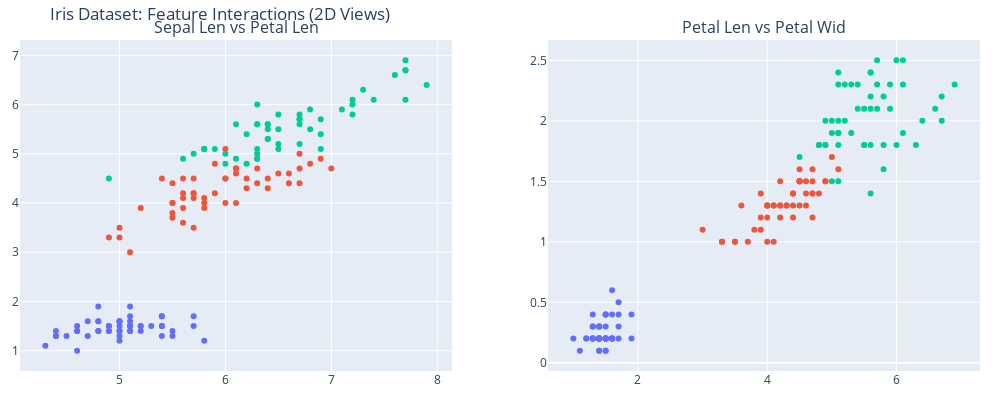

Notebook cell for this chart:
### Markdown cell above
In production, supervised learning is about far more than just accuracy. Data drift, label quality, and seamless system integration all shape model stability and business impact. Robust ML systems continuously monitor these factors, trigger retraining when needed, and adapt as data and requirements evolve. This is where engineering rigor meets architectural depth—ensuring models remain reliable, scalable, and aligned with real-world change.

### Code cell
# Visualize feature interactions: 2D scatter plots for two feature pairs
import plotly.subplots as sp
import plotly.express as px

fig = sp.make_subplots(rows=1, cols=2, subplot_titles=("Sepal Len vs Petal Len", "Petal Len vs Petal Wid"))

scatter1 = px.scatter(
    df,
    x="sepal length (cm)",
    y="petal length (cm)",
    color=df["target"].astype(str),
    labels={"color": "Class"},
)
scatter2 = px.scatter(
    df,
    x="petal length (cm)",
    y="petal width (cm)",
    color=df["target"].astype(str),
    labels={"color": "Class"},
)

for trace in scatter1.data:
    fig.add_trace(trace, row=1, col=1)
for trace in scatter2.data:
    fig.add_trace(trace, row=1, col=2)

fig.update_layout(
    width=1000, height=400,
    title_text="Iris Dataset: Feature Interactions (2D Views)",
    showlegend=False,
    margin=dict(l=20, r=20, t=40, b=20)
)
fig.show()

### Figure 1 — Plotly figure (JSON) as saved in the notebook; plotly's stock layout.template omitted (floating-point values rounded to 4 significant figures)
{"data": [{"hovertemplate": "Class=0<br>sepal length (cm)=%{x}<br>petal length (cm)=%{y}<extra></extra>", "legendgroup": "0", "marker": {"color": "#636efa", "symbol": "circle"}, "mode": "markers", "name": "0", "orientation": "v", "showlegend": true, "type": "scatter", "x": [5.1, 4.9, 4.7, 4.6, 5.0, 5.4, 4.6, 5.0, 4.4, 4.9, 5.4, 4.8, 4.8, 4.3, 5.8, 5.7, 5.4, 5.1, 5.7, 5.1, 5.4, 5.1, 4.6, 5.1, 4.8, 5.0, 5.0, 5.2, 5.2, 4.7, 4.8, 5.4, 5.2, 5.5, 4.9, 5.0, 5.5, 4.9, 4.4, 5.1, 5.0, 4.5, 4.4, 5.0, 5.1, 4.8, 5.1, 4.6, 5.3, 5.0], "xaxis": "x", "y": [1.4, 1.4, 1.3, 1.5, 1.4, 1.7, 1.4, 1.5, 1.4, 1.5, 1.5, 1.6, 1.4, 1.1, 1.2, 1.5, 1.3, 1.4, 1.7, 1.5, 1.7, 1.5, 1.0, 1.7, 1.9, 1.6, 1.6, 1.5, 1.4, 1.6, 1.6, 1.5, 1.5, 1.4, 1.5, 1.2, 1.3, 1.4, 1.3, 1.5, 1.3, 1.3, 1.3, 1.6, 1.9, 1.4, 1.6, 1.4, 1.5, 1.4], "yaxis": "y"}, {"hovertemplate": "Class=1<br>sepal length (cm)=%{x}<br>petal length (cm)=%{y}<extra></extra>", "legendgroup": "1", "marker": {"color": "#EF553B", "symbol": "circle"}, "mode": "markers", "name": "1", "orientation": "v", "showlegend": true, "type": "scatter", "x": [7.0, 6.4, 6.9, 5.5, 6.5, 5.7, 6.3, 4.9, 6.6, 5.2, 5.0, 5.9, 6.0, 6.1, 5.6, 6.7, 5.6, 5.8, 6.2, 5.6, 5.9, 6.1, 6.3, 6.1, 6.4, 6.6, 6.8, 6.7, 6.0, 5.7, 5.5, 5.5, 5.8, 6.0, 5.4, 6.0, 6.7, 6.3, 5.6, 5.5, 5.5, 6.1, 5.8, 5.0, 5.6, 5.7, 5.7, 6.2, 5.1, 5.7], "xaxis": "x", "y": [4.7, 4.5, 4.9, 4.0, 4.6, 4.5, 4.7, 3.3, 4.6, 3.9, 3.5, 4.2, 4.0, 4.7, 3.6, 4.4, 4.5, 4.1, 4.5, 3.9, 4.8, 4.0, 4.9, 4.7, 4.3, 4.4, 4.8, 5.0, 4.5, 3.5, 3.8, 3.7, 3.9, 5.1, 4.5, 4.5, 4.7, 4.4, 4.1, 4.0, 4.4, 4.6, 4.0, 3.3, 4.2, 4.2, 4.2, 4.3, 3.0, 4.1], "yaxis": "y"}, {"hovertemplate": "Class=2<br>sepal length (cm)=%{x}<br>petal length (cm)=%{y}<extra></extra>", "legendgroup": "2", "marker": {"color": "#00cc96", "symbol": "circle"}, "mode": "markers", "name": "2", "orientation": "v", "showlegend": true, "type": "scatter", "x": [6.3, 5.8, 7.1, 6.3, 6.5, 7.6, 4.9, 7.3, 6.7, 7.2, 6.5, 6.4, 6.8, 5.7, 5.8, 6.4, 6.5, 7.7, 7.7, 6.0, 6.9, 5.6, 7.7, 6.3, 6.7, 7.2, 6.2, 6.1, 6.4, 7.2, 7.4, 7.9, 6.4, 6.3, 6.1, 7.7, 6.3, 6.4, 6.0, 6.9, 6.7, 6.9, 5.8, 6.8, 6.7, 6.7, 6.3, 6.5, 6.2, 5.9], "xaxis": "x", "y": [6.0, 5.1, 5.9, 5.6, 5.8, 6.6, 4.5, 6.3, 5.8, 6.1, 5.1, 5.3, 5.5, 5.0, 5.1, 5.3, 5.5, 6.7, 6.9, 5.0, 5.7, 4.9, 6.7, 4.9, 5.7, 6.0, 4.8, 4.9, 5.6, 5.8, 6.1, 6.4, 5.6, 5.1, 5.6, 6.1, 5.6, 5.5, 4.8, 5.4, 5.6, 5.1, 5.1, 5.9, 5.7, 5.2, 5.0, 5.2, 5.4, 5.1], "yaxis": "y"}, {"hovertemplate": "Class=0<br>petal length (cm)=%{x}<br>petal width (cm)=%{y}<extra></extra>", "legendgroup": "0", "marker": {"color": "#636efa", "symbol": "circle"}, "mode": "markers", "name": "0", "orientation": "v", "showlegend": true, "type": "scatter", "x": [1.4, 1.4, 1.3, 1.5, 1.4, 1.7, 1.4, 1.5, 1.4, 1.5, 1.5, 1.6, 1.4, 1.1, 1.2, 1.5, 1.3, 1.4, 1.7, 1.5, 1.7, 1.5, 1.0, 1.7, 1.9, 1.6, 1.6, 1.5, 1.4, 1.6, 1.6, 1.5, 1.5, 1.4, 1.5, 1.2, 1.3, 1.4, 1.3, 1.5, 1.3, 1.3, 1.3, 1.6, 1.9, 1.4, 1.6, 1.4, 1.5, 1.4], "xaxis": "x2", "y": [0.2, 0.2, 0.2, 0.2, 0.2, 0.4, 0.3, 0.2, 0.2, 0.1, 0.2, 0.2, 0.1, 0.1, 0.2, 0.4, 0.4, 0.3, 0.3, 0.3, 0.2, 0.4, 0.2, 0.5, 0.2, 0.2, 0.4, 0.2, 0.2, 0.2, 0.2, 0.4, 0.1, 0.2, 0.2, 0.2, 0.2, 0.1, 0.2, 0.2, 0.3, 0.3, 0.2, 0.6, 0.4, 0.3, 0.2, 0.2, 0.2, 0.2], "yaxis": "y2"}, {"hovertemplate": "Class=1<br>petal length (cm)=%{x}<br>petal width (cm)=%{y}<extra></extra>", "legendgroup": "1", "marker": {"color": "#EF553B", "symbol": "circle"}, "mode": "markers", "name": "1", "orientation": "v", "showlegend": true, "type": "scatter", "x": [4.7, 4.5, 4.9, 4.0, 4.6, 4.5, 4.7, 3.3, 4.6, 3.9, 3.5, 4.2, 4.0, 4.7, 3.6, 4.4, 4.5, 4.1, 4.5, 3.9, 4.8, 4.0, 4.9, 4.7, 4.3, 4.4, 4.8, 5.0, 4.5, 3.5, 3.8, 3.7, 3.9, 5.1, 4.5, 4.5, 4.7, 4.4, 4.1, 4.0, 4.4, 4.6, 4.0, 3.3, 4.2, 4.2, 4.2, 4.3, 3.0, 4.1], "xaxis": "x2", "y": [1.4, 1.5, 1.5, 1.3, 1.5, 1.3, 1.6, 1.0, 1.3, 1.4, 1.0, 1.5, 1.0, 1.4, 1.3, 1.4, 1.5, 1.0, 1.5, 1.1, 1.8, 1.3, 1.5, 1.2, 1.3, 1.4, 1.4, 1.7, 1.5, 1.0, 1.1, 1.0, 1.2, 1.6, 1.5, 1.6, 1.5, 1.3, 1.3, 1.3, 1.2, 1.4, 1.2, 1.0, 1.3, 1.2, 1.3, 1.3, 1.1, 1.3], "yaxis": "y2"}, {"hovertemplate": "Class=2<br>petal length (cm)=%{x}<br>petal width (cm)=%{y}<extra></extra>", "legendgroup": "2", "marker": {"color": "#00cc96", "symbol": "circle"}, "mode": "markers", "name": "2", "orientation": "v", "showlegend": true, "type": "scatter", "x": [6.0, 5.1, 5.9, 5.6, 5.8, 6.6, 4.5, 6.3, 5.8, 6.1, 5.1, 5.3, 5.5, 5.0, 5.1, 5.3, 5.5, 6.7, 6.9, 5.0, 5.7, 4.9, 6.7, 4.9, 5.7, 6.0, 4.8, 4.9, 5.6, 5.8, 6.1, 6.4, 5.6, 5.1, 5.6, 6.1, 5.6, 5.5, 4.8, 5.4, 5.6, 5.1, 5.1, 5.9, 5.7, 5.2, 5.0, 5.2, 5.4, 5.1], "xaxis": "x2", "y": [2.5, 1.9, 2.1, 1.8, 2.2, 2.1, 1.7, 1.8, 1.8, 2.5, 2.0, 1.9, 2.1, 2.0, 2.4, 2.3, 1.8, 2.2, 2.3, 1.5, 2.3, 2.0, 2.0, 1.8, 2.1, 1.8, 1.8, 1.8, 2.1, 1.6, 1.9, 2.0, 2.2, 1.5, 1.4, 2.3, 2.4, 1.8, 1.8, 2.1, 2.4, 2.3, 1.9, 2.3, 2.5, 2.3, 1.9, 2.0, 2.3, 1.8], "yaxis": "y2"}], "layout": {"annotations": [{"font": {"size": 16}, "showarrow": false, "text": "Sepal Len vs Petal Len", "x": 0.225, "xanchor": "center", "xref": "paper", "y": 1, "yanchor": "bottom", "yref": "paper"}, {"font": {"size": 16}, "showarrow": false, "text": "Petal Len vs Petal Wid", "x": 0.775, "xanchor": "center", "xref": "paper", "y": 1, "yanchor": "bottom", "yref": "paper"}], "height": 400, "margin": {"b": 20, "l": 20, "r": 20, "t": 40}, "showlegend": false, "title": {"text": "Iris Dataset: Feature Interactions (2D Views)"}, "width": 1000, "xaxis": {"anchor": "y", "domain": [0, 0.45]}, "xaxis2": {"anchor": "y2", "domain": [0.55, 1]}, "yaxis": {"anchor": "x", "domain": [0, 1]}, "yaxis2": {"anchor": "x2", "domain": [0, 1]}}}
